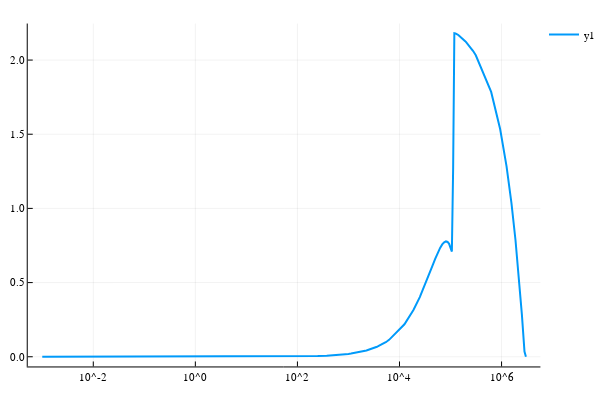

The cell this chart's notebook holds for it:
### Markdown cell above
## X vs ξ

### Code cell
Xpdata = Chemostat.v1.FBA.X.(fbaress,mupdata,1)
Xp = plot((ξrange, Xpdata), xaxis = :log, lw = 2)

### Figure 1 — Plotly figure (JSON) as saved in the notebook; plotly's stock layout.template omitted (floating-point values rounded to 4 significant figures; data arrays with more than 128 entries replaced by an {"elided": "..."} marker saying what was removed)
{"data": [{"colorbar": {"title": ""}, "hoverinfo": "text", "legendgroup": "y1", "line": {"color": "rgba(0, 154, 250, 1.000)", "dash": "solid", "shape": "linear", "width": 2}, "mode": "lines", "name": "y1", "showlegend": true, "text": {"elided": "255 null values"}, "type": "scatter", "x": {"elided": "255 float values"}, "xaxis": "x1", "y": {"elided": "255 float values"}, "yaxis": "y1"}], "layout": {"annotations": [], "height": 400, "legend": {"bgcolor": "rgba(255, 255, 255, 1.000)", "bordercolor": "rgba(0, 0, 0, 1.000)", "font": {"color": "rgba(0, 0, 0, 1.000)", "family": "sans-serif", "size": 11}, "tracegroupgap": 0, "x": 1, "y": 1}, "margin": {"b": 20, "l": 0, "r": 0, "t": 20}, "paper_bgcolor": "rgba(255, 255, 255, 1.000)", "plot_bgcolor": "rgba(255, 255, 255, 1.000)", "showlegend": true, "width": 600, "xaxis": {"anchor": "y1", "domain": [0.05101, 0.9934], "gridcolor": "rgba(0, 0, 0, 0.100)", "gridwidth": 0.5, "linecolor": "rgba(0, 0, 0, 1.000)", "mirror": false, "range": [-3.284, 6.761], "showgrid": true, "showline": true, "showticklabels": true, "tickangle": 0, "tickcolor": "rgb(0, 0, 0)", "tickfont": {"color": "rgba(0, 0, 0, 1.000)", "family": "sans-serif", "size": 11}, "tickmode": "array", "ticks": "inside", "ticktext": ["10^-2", "10^0", "10^2", "10^4", "10^6"], "tickvals": [0.01, 1, 100, 10000, 1000000], "title": "", "titlefont": {"color": "rgba(0, 0, 0, 1.000)", "family": "sans-serif", "size": 15}, "type": "log", "visible": true, "zeroline": false, "zerolinecolor": "rgba(0, 0, 0, 1.000)"}, "yaxis": {"anchor": "x1", "domain": [0.03762, 0.9902], "gridcolor": "rgba(0, 0, 0, 0.100)", "gridwidth": 0.5, "linecolor": "rgba(0, 0, 0, 1.000)", "mirror": false, "range": [-0.06542, 2.246], "showgrid": true, "showline": true, "showticklabels": true, "tickangle": 0, "tickcolor": "rgb(0, 0, 0)", "tickfont": {"color": "rgba(0, 0, 0, 1.000)", "family": "sans-serif", "size": 11}, "tickmode": "array", "ticks": "inside", "ticktext": ["0.0", "0.5", "1.0", "1.5", "2.0"], "tickvals": [0, 0.5, 1, 1.5, 2], "title": "", "titlefont": {"color": "rgba(0, 0, 0, 1.000)", "family": "sans-serif", "size": 15}, "type": "-", "visible": true, "zeroline": false, "zerolinecolor": "rgba(0, 0, 0, 1.000)"}}}
